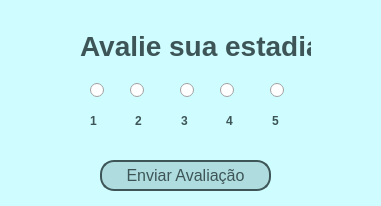
<?xml version="1.0" encoding="UTF-8"?>
<ui version="4.0">
 <class>telaAvaliacao</class>
 <widget class="QDialog" name="telaAvaliacao">
  <property name="geometry">
   <rect>
    <x>0</x>
    <y>0</y>
    <width>381</width>
    <height>206</height>
   </rect>
  </property>
  <property name="windowTitle">
   <string>Avalie sua estadia</string>
  </property>
  <property name="styleSheet">
   <string notr="true">QDialog{
	background-color: #cffdff;
}

QPushButton{
	background-color: #afdcde;
	border-radius: 14px;
	border: 2px solid #3d5557;
	color: #3d5557;
	font-size: 16px;
}

QPushButton::hover{
	background-color: #b9faf4;
}

QLabel{
	color: #3d5557;
	font-weight:bold;
}

QLineEdit {
	border-radius: 4px;
	border: 1px solid #3d5557
}
</string>
  </property>
  <widget class="QLabel" name="label_2">
   <property name="geometry">
    <rect>
     <x>80</x>
     <y>20</y>
     <width>231</width>
     <height>51</height>
    </rect>
   </property>
   <property name="font">
    <font>
     <pointsize>21</pointsize>
     <bold>true</bold>
    </font>
   </property>
   <property name="text">
    <string>Avalie sua estadia:</string>
   </property>
  </widget>
  <widget class="QPushButton" name="btn_enviar">
   <property name="geometry">
    <rect>
     <x>100</x>
     <y>160</y>
     <width>171</width>
     <height>31</height>
    </rect>
   </property>
   <property name="text">
    <string>Enviar Avaliação</string>
   </property>
  </widget>
  <widget class="QWidget" name="layoutWidget">
   <property name="geometry">
    <rect>
     <x>90</x>
     <y>110</y>
     <width>221</width>
     <height>22</height>
    </rect>
   </property>
   <layout class="QHBoxLayout" name="horizontalLayout_2">
    <item>
     <widget class="QLabel" name="label">
      <property name="text">
       <string>1</string>
      </property>
     </widget>
    </item>
    <item>
     <widget class="QLabel" name="label_3">
      <property name="text">
       <string>2</string>
      </property>
     </widget>
    </item>
    <item>
     <widget class="QLabel" name="label_4">
      <property name="text">
       <string>3</string>
      </property>
     </widget>
    </item>
    <item>
     <widget class="QLabel" name="label_5">
      <property name="text">
       <string>4</string>
      </property>
     </widget>
    </item>
    <item>
     <widget class="QLabel" name="label_6">
      <property name="text">
       <string>5</string>
      </property>
     </widget>
    </item>
   </layout>
  </widget>
  <widget class="QRadioButton" name="a1">
   <property name="geometry">
    <rect>
     <x>90</x>
     <y>80</y>
     <width>16</width>
     <height>20</height>
    </rect>
   </property>
   <property name="text">
    <string/>
   </property>
  </widget>
  <widget class="QRadioButton" name="a2">
   <property name="geometry">
    <rect>
     <x>130</x>
     <y>80</y>
     <width>16</width>
     <height>20</height>
    </rect>
   </property>
   <property name="text">
    <string/>
   </property>
  </widget>
  <widget class="QRadioButton" name="a3">
   <property name="geometry">
    <rect>
     <x>180</x>
     <y>80</y>
     <width>16</width>
     <height>20</height>
    </rect>
   </property>
   <property name="text">
    <string/>
   </property>
  </widget>
  <widget class="QRadioButton" name="a4">
   <property name="geometry">
    <rect>
     <x>220</x>
     <y>80</y>
     <width>16</width>
     <height>20</height>
    </rect>
   </property>
   <property name="text">
    <string/>
   </property>
  </widget>
  <widget class="QRadioButton" name="a5">
   <property name="geometry">
    <rect>
     <x>270</x>
     <y>80</y>
     <width>16</width>
     <height>20</height>
    </rect>
   </property>
   <property name="text">
    <string/>
   </property>
  </widget>
 </widget>
 <resources/>
 <connections/>
</ui>
